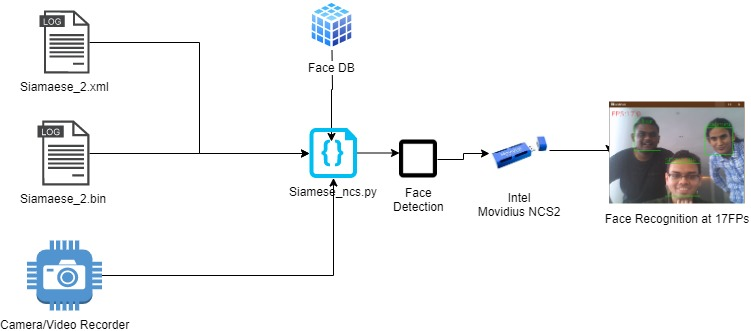
#> input picture Images/FaceRecognition.jpg, 751 x 331 px, given in place of the camera
$ python detect_faces.py
#> lines starting #> are read from the running program, lines starting #| are printed output that depends on the picture; after the words box and inside, x2 and y2 are one past the last pixel; in counts of white or black regions, pixels touching at a corner belong together
import cv2
import numpy as np

cap = cv2.VideoCapture(0)
fce = cv2.CascadeClassifier('haarcascade_frontalface_default.xml')
i=0
while True:
	ret,frame = cap.read()
#> frame is the input picture: shape (331, 751, 3); mean B, G, R 241, 239.8, 238.1
	fymb= cv2.cvtColor(frame,cv2.COLOR_BGR2GRAY)
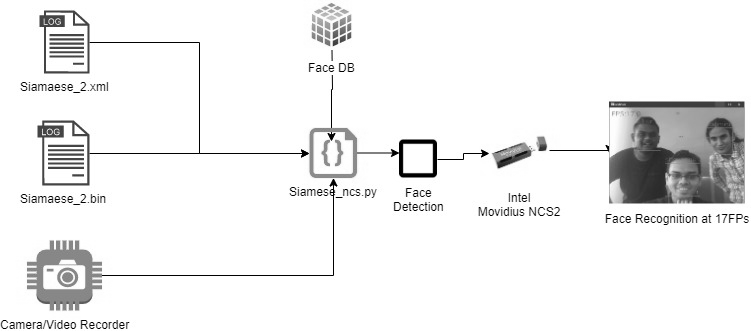
#> fymb: shape (331, 751); min 0, max 255, mean 239.4
	cv2.imshow('webcam',fymb)
	face  = fce.detectMultiScale(fymb,scaleFactor=1.3,minNeighbors=6)
#> face = [[705, 128, 27, 27]]
	dsp = frame.copy()
	b = False
	for (x,y,w,h) in face:
		cv2.rectangle(dsp,(x,y),(x+w,y+h),(191,191,200),1)
		face_d = dsp[y:y+h,x:x+w]
		face_d = cv2.resize(face_d,(100,100))
		cv2.imshow('image_marked',face_d)
		cv2.waitKey(0)
		cv2.destroyAllWindows()
		i=i+1
		cv2.imwrite('D:\\ncs_demo\\NCS\\Siamese_database\\santosh'+str(i+1)+'.jpg',face_d)
		if i==10:
			b=True
#> this loop made 1 pass
#> (x, y, w, h, i) on pass 1: (705, 128, 27, 27, 1)
#> pass 1, `face_d = dsp[y:y+h,x:x+w]`:
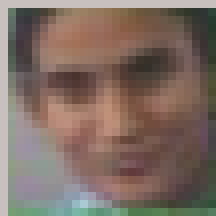
#> face_d: shape (27, 27, 3) (shown 8 times larger); mean B, G, R 99.4, 108.6, 126.9
#> pass 1, `face_d = cv2.resize(face_d,(100,100))`:
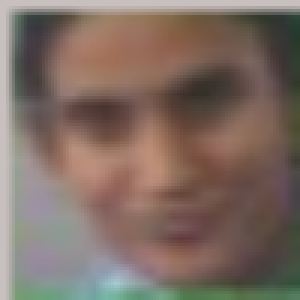
#> face_d: shape (100, 100, 3) (shown 3 times larger); mean B, G, R 99.3, 108.5, 126.8
#> after the loop: dsp: shape (331, 751, 3); 0.04% of pixels changed, all inside (x1, y1, x2, y2) = (705, 128, 733, 156)
#> after the loop, i = 1
	if b:
		break
